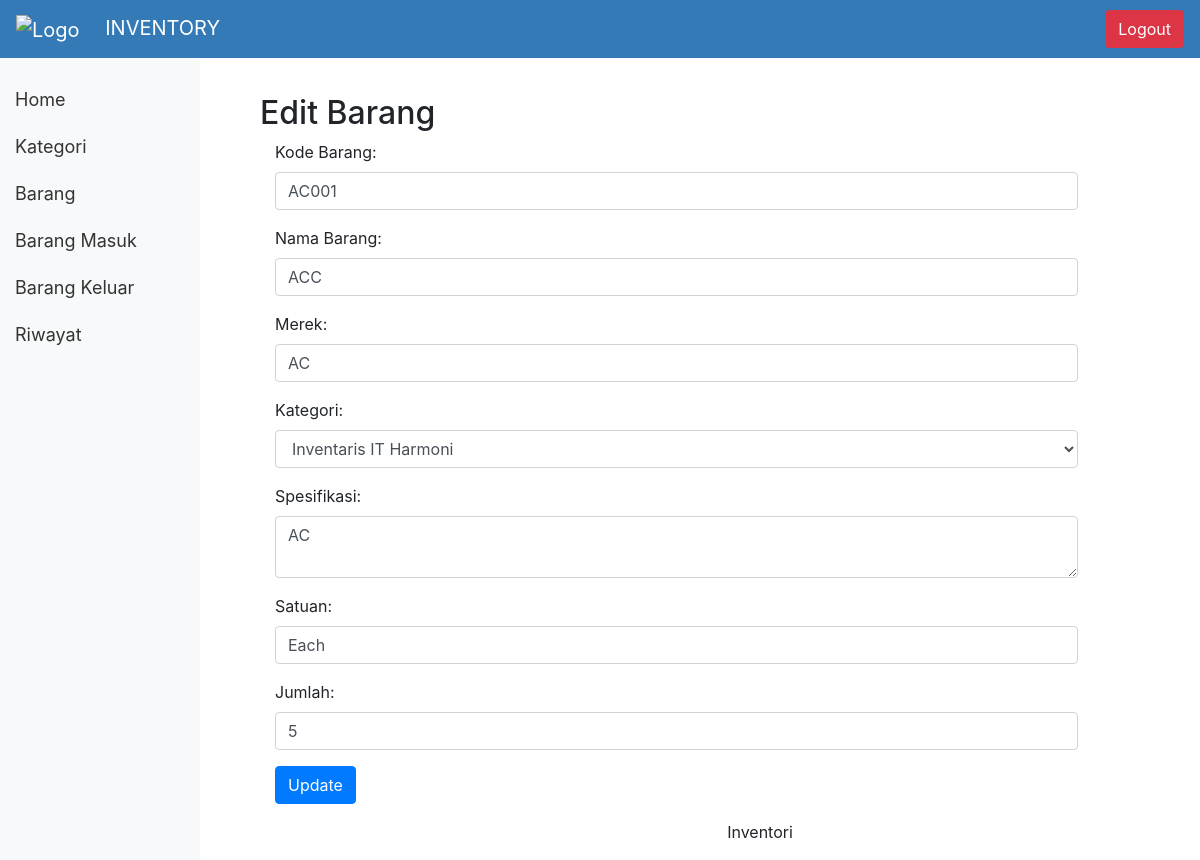
The app's page /barang/edit.php?kode_barang=AC001 with its own data.
### tables this page shows
CREATE TABLE `barang` (
  `kode_barang` varchar(11) NOT NULL,
  `nama` varchar(255) DEFAULT NULL,
  `merek` varchar(255) DEFAULT NULL,
  `id_kategori` int(11) DEFAULT NULL,
  `spesifikasi` varchar(255) DEFAULT NULL,
  `satuan` varchar(50) DEFAULT NULL,
  `qty` int(11) DEFAULT 0
);

### barang/edit.php (the view, shortened to what this page needs)
<?php
include '../koneksi.php';
include '../header.php';
if (isset($_GET['kode_barang'])) {
    $kode_barang = $_GET['kode_barang'];
    $sql = "SELECT * FROM barang WHERE kode_barang='$kode_barang'";
    $result = $conn->query($sql);
    if ($result->num_rows > 0) {
        $row = $result->fetch_assoc();
?>
<h2>Edit Barang</h2>
    <form method="post" action="" class="form-horizontal">
        <div class="form-group">
            <label for="kode_barang" class="col-sm-2 control-label">Kode Barang:</label>
            <div class="col-sm-10">
                <input type="text" class="form-control" id="kode_barang" name="kode_barang" value="<?php echo $row['kode_barang']; ?>" required>
            </div>
        </div>
        <div class="form-group">
            <label for="nama" class="col-sm-2 control-label">Nama Barang:</label>
            <div class="col-sm-10">
                <input type="text" class="form-control" id="nama" name="nama" value="<?php echo $row['nama']; ?>" required>
            </div>
        </div>
        <div class="form-group">
            <label for="merek" class="col-sm-2 control-label">Merek:</label>
            <div class="col-sm-10">
                <input type="text" class="form-control" id="merek" name="merek" value="<?php echo $row['merek']; ?>" required>
            </div>
        </div>
        <div class="form-group">
            <label for="id_kategori" class="col-sm-2 control-label">Kategori:</label>
            <div class="col-sm-10">
                <select class="form-control" id="id_kategori" name="id_kategori" required>
                    <?php
                    $sql_kategori = "SELECT id_kategori, deskripsi FROM kategori";
                    $result_kategori = $conn->query($sql_kategori);
                    while ($row_kategori = $result_kategori->fetch_assoc()) {
                        $selected = ($row_kategori['id_kategori'] == $row['id_kategori']) ? 'selected' : '';
                        echo "<option value='" . $row_kategori['id_kategori'] . "' $selected>" . $row_kategori['deskripsi'] . "</option>";
                    }
                    ?>
                </select>
            </div>
        </div>
        <div class="form-group">
            <label for="spesifikasi" class="col-sm-2 control-label">Spesifikasi:</label>
            <div class="col-sm-10">
                <textarea class="form-control" id="spesifikasi" name="spesifikasi"><?php echo $row['spesifikasi']; ?></textarea>
            </div>
        </div>
        <div class="form-group">
            <label for="satuan" class="col-sm-2 control-label">Satuan:</label>
            <div class="col-sm-10">
                <input type="text" class="form-control" id="satuan" name="satuan" value="<?php echo $row['satuan']; ?>" required>
            </div>
        </div>
        <div class="form-group">
            <label for="qty" class="col-sm-2 control-label">Jumlah:</label>
            <div class="col-sm-10">
                <input type="number" class="form-control" id="qty" name="qty" value="<?php echo $row['qty']; ?>" required>
            </div>
        </div>
        <div class="form-group">
            <div class="col-sm-offset-2 col-sm-10">
                <input type="submit" class="btn btn-primary" value="Update">
            </div>
        </div>
    </form>
<?php
    } else {
        echo "<script>alert('Barang tidak ditemukan.'); window.location.href='daftar.php';</script>";
    }
} else {
    echo "<script>alert('Kode barang tidak ditemukan.'); window.location.href='daftar.php';</script>";
}
include '../footer.php';
?>

### header.php (style rules this page uses)
body, html { margin: 0; padding: 0; height: 100%; overflow-x: hidden; }

### records on screen
barang: kode_barang "AC001", nama "ACC", merek "AC", spesifikasi "AC", satuan "Each", qty "5"

### other values on screen
form field id_kategori "Inventaris IT Harmoni"
